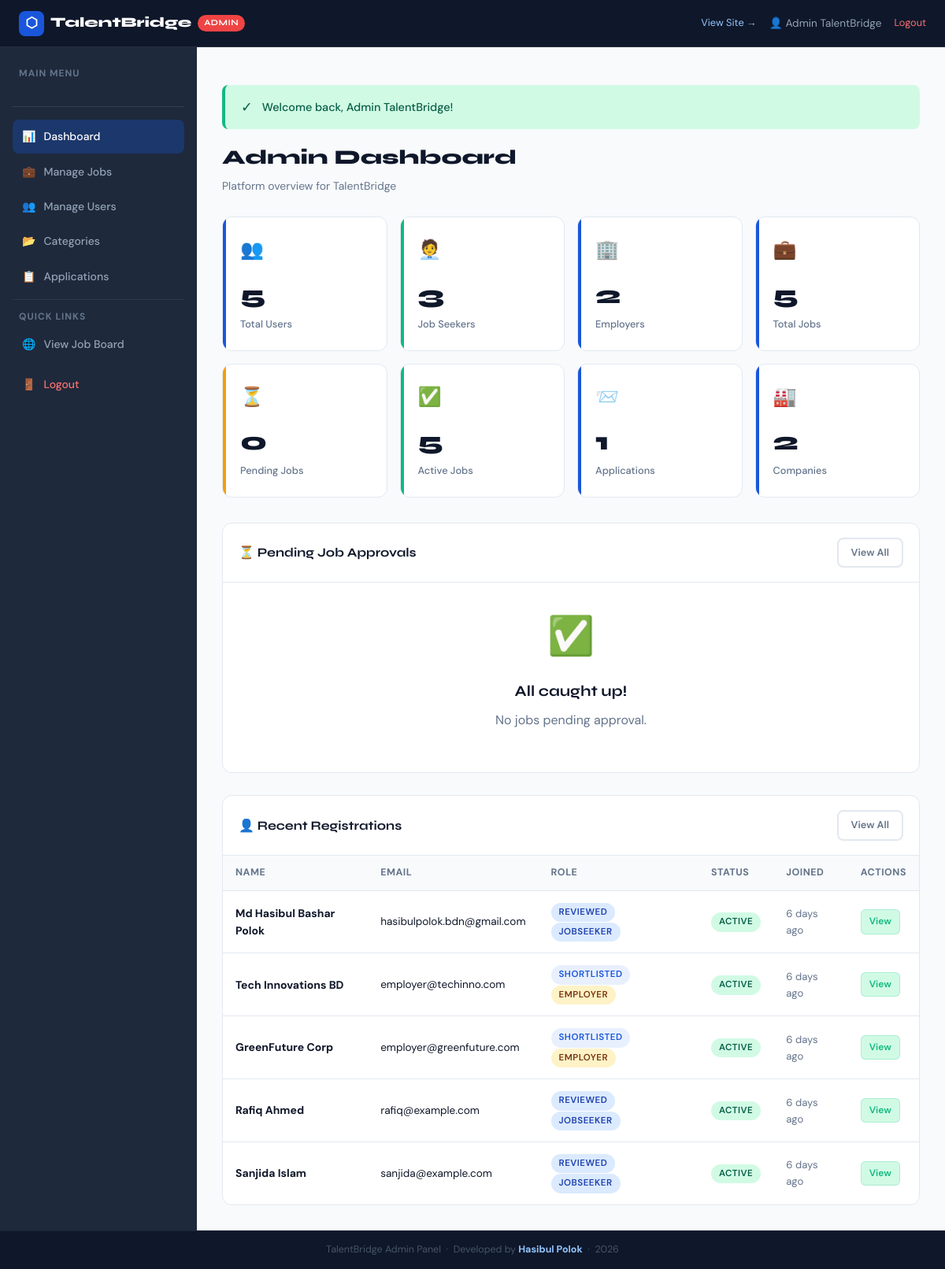
/admin/dashboard.php (signed in), run on an earlier commit of the app's database.
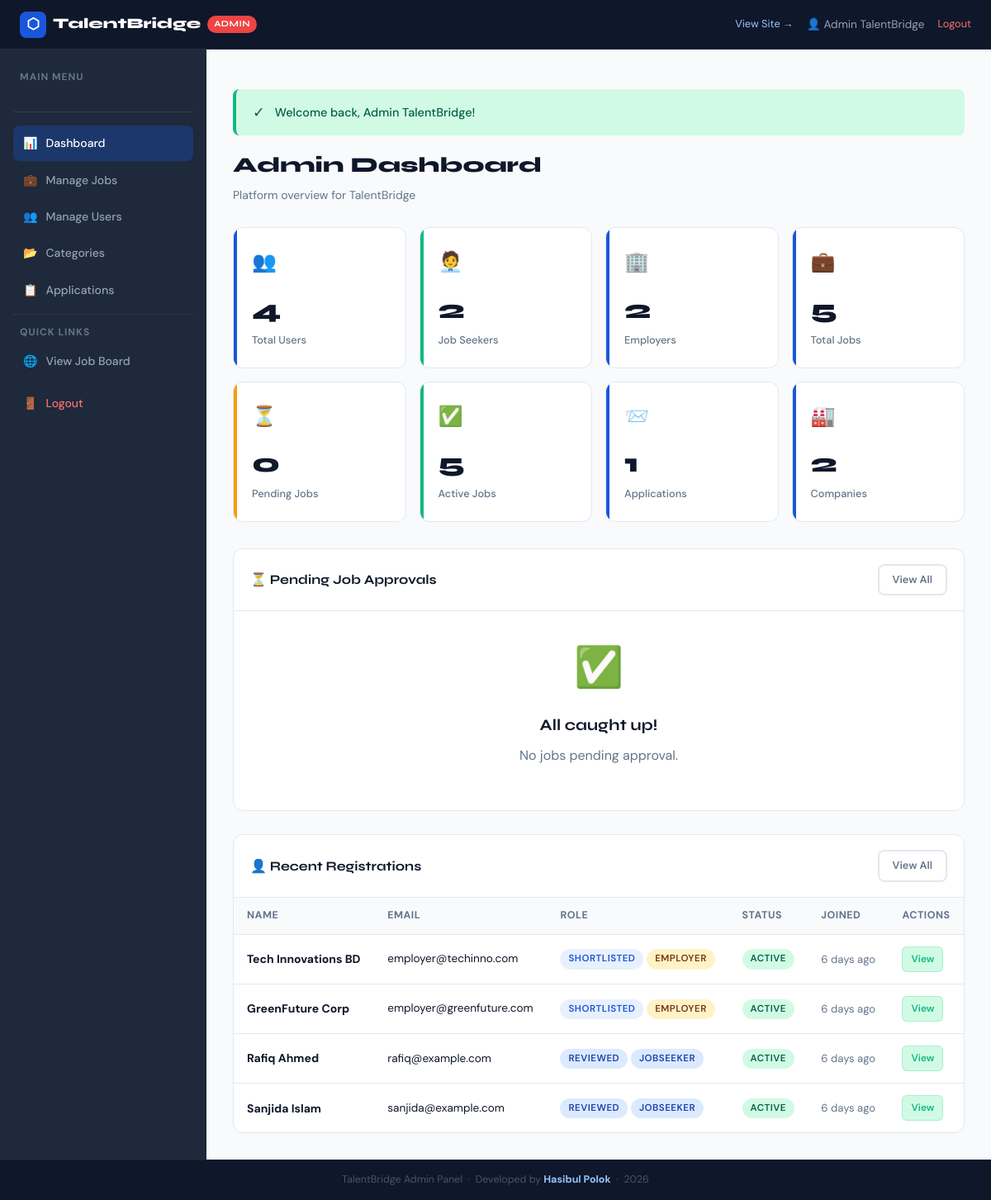
And on a later commit of the database.
### tables this page shows
CREATE TABLE users (
    id         INT AUTO_INCREMENT PRIMARY KEY,
    name       VARCHAR(150) NOT NULL,
    email      VARCHAR(150) NOT NULL UNIQUE,
    password   VARCHAR(255) NOT NULL,
    role       ENUM('jobseeker','employer','admin') NOT NULL DEFAULT 'jobseeker',
    status     ENUM('active','inactive','banned')   NOT NULL DEFAULT 'active',
    created_at TIMESTAMP DEFAULT CURRENT_TIMESTAMP,
    updated_at TIMESTAMP DEFAULT CURRENT_TIMESTAMP ON UPDATE CURRENT_TIMESTAMP
);

### admin/dashboard.php (the view, shortened to what the changed rows need)
<?php
require_once '../includes/functions.php';
$pdo = getDB();
$stats = [
    'total_users'     => $pdo->query("SELECT COUNT(*) FROM users WHERE role != 'admin'")->fetchColumn(),
    'total_seekers'   => $pdo->query("SELECT COUNT(*) FROM users WHERE role = 'jobseeker'")->fetchColumn(),
    'total_employers' => $pdo->query("SELECT COUNT(*) FROM users WHERE role = 'employer'")->fetchColumn(),
    'total_jobs'      => $pdo->query("SELECT COUNT(*) FROM jobs")->fetchColumn(),
    'pending_jobs'    => $pdo->query("SELECT COUNT(*) FROM jobs WHERE status = 'pending'")->fetchColumn(),
    'active_jobs'     => $pdo->query("SELECT COUNT(*) FROM jobs WHERE status = 'approved' AND deadline >= CURDATE()")->fetchColumn(),
    'total_apps'      => $pdo->query("SELECT COUNT(*) FROM applications")->fetchColumn(),
    'total_companies' => $pdo->query("SELECT COUNT(*) FROM companies")->fetchColumn(),
];
$recentUsers = $pdo->query("
    SELECT * FROM users WHERE role != 'admin' ORDER BY created_at DESC LIMIT 6
")->fetchAll();
?>
<?php require_once '../admin/header.php'; ?>
<div class="dash-header">
    <h1 class="dash-title">Admin Dashboard</h1>
</div>
<div style="display:grid;grid-template-columns:repeat(auto-fill,minmax(180px,1fr));gap:16px;margin-bottom:32px;">
    <?php
    $statCards = [
        ['👥', $stats['total_users'],     'Total Users',     ''],
        ['🧑‍💼', $stats['total_seekers'],  'Job Seekers',     'green'],
        ['🏢', $stats['total_employers'],  'Employers',       ''],
        ['💼', $stats['total_jobs'],       'Total Jobs',      ''],
        ['⏳', $stats['pending_jobs'],     'Pending Jobs',    'orange'],
        ['✅', $stats['active_jobs'],      'Active Jobs',     'green'],
        ['📨', $stats['total_apps'],       'Applications',    ''],
        ['🏭', $stats['total_companies'],  'Companies',       ''],
    ];
    foreach ($statCards as [$icon, $num, $label, $color]):
    ?>
    <div class="stat-card <?= $color ?>">
        <div class="stat-icon"><?= $icon ?></div>
        <div class="stat-num"><?= number_format($num) ?></div>
        <div class="stat-label"><?= $label ?></div>
    </div>
    <?php endforeach; ?>
</div>
<div class="table-wrap">
    <table>
        <thead><tr><th>Name</th><th>Email</th><th>Role</th><th>Status</th><th>Joined</th><th>Actions</th></tr></thead>
        <tbody>
            <?php foreach ($recentUsers as $user): ?>
            <tr>
                <td><strong><?= e($user['name']) ?></strong></td>
                <td style="font-size:0.85rem;"><?= e($user['email']) ?></td>
                <td><?= statusBadge($user['role'] === 'employer' ? 'shortlisted' : 'reviewed') ?>
                    <span class="badge <?= $user['role'] === 'employer' ? 'badge-warning' : 'badge-info' ?>"><?= ucfirst($user['role']) ?></span>
                </td>
                <td><?= statusBadge($user['status']) ?></td>
                <td style="font-size:0.82rem;color:var(--mid);"><?= timeAgo($user['created_at']) ?></td>
                <td>
                    <a href="<?= BASE_URL ?>/admin/users.php?view=<?= $user['id'] ?>" class="action-btn view">View</a>
                </td>
            </tr>
            <?php endforeach; ?>
        </tbody>
    </table>
</div>
<?php require_once '../admin/footer.php'; ?>

### includes/functions.php (shortened to what the changed rows need)
<?php
function e($string) {
    return htmlspecialchars($string ?? '', ENT_QUOTES, 'UTF-8');
}
function getFlash() {
    if (isset($_SESSION['flash'])) {
        $flash = $_SESSION['flash'];
        return $flash;
    }
    return null;
}
function displayFlash() {
    $flash = getFlash();
    if ($flash) {
        $type = $flash['type'];
        $icons = ['success' => '✓', 'error' => '✕', 'warning' => '⚠', 'info' => 'ℹ'];
        $icon = $icons[$type] ?? 'ℹ';
    }
}
function timeAgo($datetime) {
    $time = time() - strtotime($datetime);
    if ($time < 604800) return floor($time/86400) . ' days ago';
    return formatDate($datetime);
}
function statusBadge($status) {
    $colors = [
        'pending'     => 'badge-warning',
        'approved'    => 'badge-success',
        'rejected'    => 'badge-danger',
        'active'      => 'badge-success',
        'closed'      => 'badge-secondary',
        'draft'       => 'badge-secondary',
        'reviewed'    => 'badge-info',
        'shortlisted' => 'badge-primary',
        'interviewed' => 'badge-info',
        'hired'       => 'badge-success',
    ];
    $class = $colors[$status] ?? 'badge-secondary';
    return '<span class="badge ' . $class . '">' . ucfirst($status) . '</span>';
}
?>

What changed in the data, as far as the page shows it:
removed users: name "Md Hasibul Bashar Polok", email "hasibulpolok.bdn@gmail.com", status "REVIEWED ACTIVE", role "JOBSEEKER", created_at "6 days ago"
Also different on the page:
new list line: "👥 4 Total Users"
new list line: "🧑‍💼 2 Job Seekers"
list line gone: "👥 5 Total Users"
list line gone: "🧑‍💼 3 Job Seekers"
